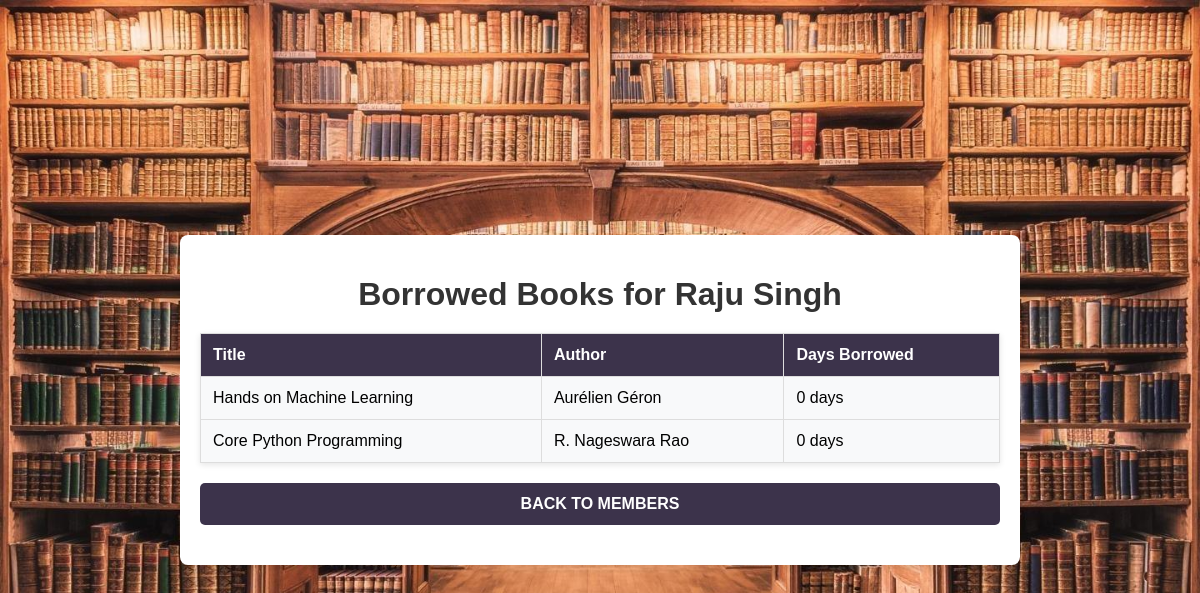
The app's page /members/1/borrowed_books with its own data.
### app.py (models this page shows, shortened)
class Member(db.Model):
    id = db.Column(db.Integer, primary_key=True)
    name = db.Column(db.String(200), nullable=False)
    email = db.Column(db.String(100), unique=True, nullable=False)
    join_date = db.Column(db.DateTime, default=datetime.utcnow)
    loans = db.relationship('Loan', backref='member', lazy=True)

class Book(db.Model):
    id = db.Column(db.Integer, primary_key=True)
    title = db.Column(db.String(200), nullable=False)
    author = db.Column(db.String(100), nullable=False)
    genre = db.Column(db.String(50), nullable=False)
    year = db.Column(db.Integer)
    is_available = db.Column(db.Boolean, default=True)
    loans = db.relationship('Loan', backref='book', lazy=True)

class Loan(db.Model):
    id = db.Column(db.Integer, primary_key=True)
    book_id = db.Column(db.Integer, db.ForeignKey('book.id'), nullable=False)
    member_id = db.Column(db.Integer, db.ForeignKey('member.id'), nullable=False)
    start_date = db.Column(db.DateTime, default=datetime.utcnow)
    end_date = db.Column(db.DateTime)
    @property
    def days_borrowed(self):
        if self.end_date:
            return (self.end_date - self.start_date).days
        return 0

### app.py (the view)
@app.route('/members/<int:id>/borrowed_books')
def borrowed_books(id):
    member = Member.query.get_or_404(id)
    loans = Loan.query.filter_by(member_id=id, end_date=None).all()  # Filter for ongoing loans
    books = [loan.book for loan in loans]  # Get books from the loans
    return render_template('borrowed_books.html', member=member, books=books)

### templates/borrowed_books.html (shortened to what this page needs)
<!DOCTYPE html>
<html lang="en">
<head>
    <link rel="stylesheet" href="/static/style.css">
</head>
<body>
    <div class="container">
        <h1>Borrowed Books for {{ member.name }}</h1>
        <div class="borrowed-books-list">
            {% if books %}
            <table>
                <thead>
                    <tr>
                        <th>Title</th>
                        <th>Author</th>
                        <th>Days Borrowed</th>
                    </tr>
                </thead>
                <tbody>
                    {% for book in books %}
                    <tr>
                        <td>{{ book.title }}</td>
                        <td>{{ book.author }}</td>
                        <td>{{ book.loans[0].days_borrowed }} days</td>
                    </tr>
                    {% endfor %}
                </tbody>
            </table>
            {% else %}
            <p>No borrowed books.</p>
            {% endif %}
        </div>
        <form action="/members" method="get">
            <button type="submit">Back to Members</button>
        </form>
    </div>
</body>
</html>

### static/style.css (style rules this page uses)
body { font-family: Arial, sans-serif; margin: 0; padding: 0; background-image: url('/static/background.jpg'); background-size: cover; background-position: center; background-repeat: no-repeat; display: flex; justify-content: center; align-items: center; min-height: 100vh; }
.container { max-width: 800px; width: 100%; padding: 20px; background: #ffffff; box-shadow: 0 4px 8px rgba(0, 0, 0, 0.1); border-radius: 8px; text-align: center; }
h1, h2 { text-align: center; color: #333333; margin-bottom: 20px; }
form { margin: 20px 0; display: flex; flex-direction: column; gap: 15px; }
input, select, button { padding: 12px; font-size: 16px; border: 1px solid #cccccc; border-radius: 5px; transition: all 0.3s ease; }
button { background-color: #3C334B; color: #ffffff; cursor: pointer; font-weight: bold; text-transform: uppercase; border: none; }
table { width: 100%; border-collapse: collapse; margin: 20px 0; box-shadow: 0 2px 6px rgba(0, 0, 0, 0.1); }
table, th, td { border: 1px solid #dddddd; }
th, td { text-align: left; padding: 12px; }
th { background-color: #3C334B; color: #ffffff; font-weight: bold; }
td { background-color: #f8f9fa; }

### records on screen
Member: name "Raju Singh"
Book: title "Hands on Machine Learning", author "Aurélien Géron", end_date "0"
Book: title "Core Python Programming", author "R. Nageswara Rao", end_date "0"
